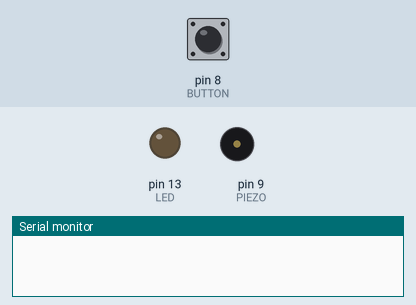
This sketch was run on a simulated Arduino Uno, built with avr-gcc and run on an emulated ATmega328P. Shown: output pins drawn as LEDs (lit = HIGH), buzzer (waves = sounding), the last lines printed to the serial monitor. The test bench sets the inputs (shaded band); at power-on: pin 8 (BUTTON) LOW.

Above: at 1.2 s.
1.3 s: pin 8 (BUTTON) pulled HIGH for 3.2 s
At 1.7 s:
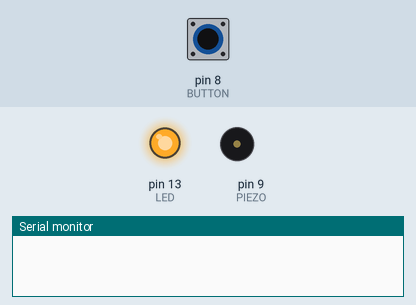
At 3.1 s:
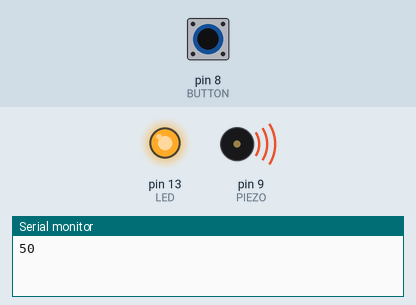
Timing chart, 0 to 6.8 s (numbered marks = the images above; inputs shaded):
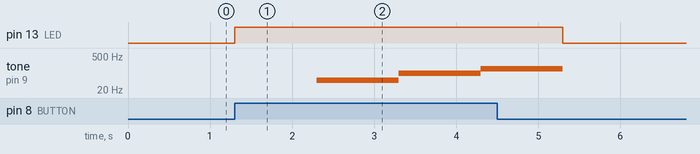

Measured:
- after the input at 1.3 s, pin 13 (LED): LOW → HIGH at once, → LOW 4.0 s later; tone on pin 9 (PIEZO): silent → 50 Hz after 1.0 s, → 100 Hz 1.0 s later, → 150 Hz 1.0 s later, → silent 1.0 s later

The sketch:

LED_Button_Piezo.ino
```cpp
int BUTTON = 8; // 버튼 핀 번호
int PIEZO = 9;   // 피에조스피커 핀 번호
int LED = 13;    // LED 핀 번호

int val = 0;     // val은 입력 핀의 상태 저장 변수
int freq = 0;    // 주파수값 저장 변수

void setup()
{
  pinMode(LED, OUTPUT);   // LED는 출력
  pinMode(PIEZO, OUTPUT); //  PIEZO는 출력
  pinMode(BUTTON, INPUT); // BUTTON은 입력
  Serial.begin(9600); // 시리얼 통신 설정
}
void loop()
{
  val = digitalRead(BUTTON); // 입력 값을 읽어 저장
  // 입력이 HIGH (버튼이 눌림) 인지 검사
  if ( val == HIGH ) {
    digitalWrite(LED, HIGH);
    tone(PIEZO, freq, 1000);
    freq = freq+50; //반복될수록 50Hz 증가
    delay(1000);
    if( freq == 4000 )
      freq = 0;
    Serial.println(freq); // 시리얼 모니터에 주파수값 출력
   }
  else {
    freq = 0;    // 주파수를 0으로 되돌림
    tone(PIEZO, 0, 500); // PIEZO 0으로 만듦
    digitalWrite(LED, LOW); // LED 끔
    digitalWrite(PIEZO, LOW); // PIEZO 끔
   }
}
```
